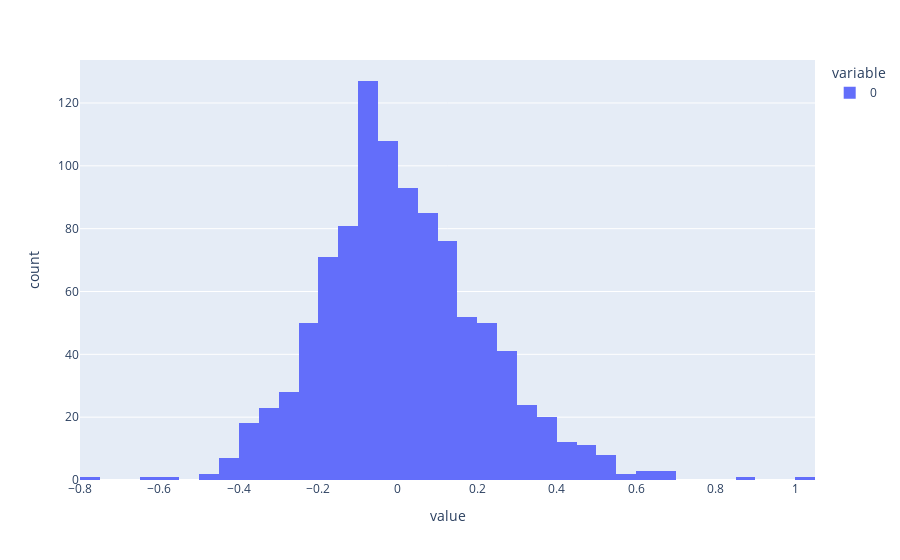

Notebook code cell kept with this figure:
### Code cell
px.histogram(model(torch.rand(1, 3, 224, 224) ** 2)[0].flatten().detach().numpy())

### Figure 1 — Plotly figure (JSON) as saved in the notebook; plotly's stock layout.template omitted (floating-point values rounded to 4 significant figures; data arrays with more than 128 entries replaced by an {"elided": "..."} marker saying what was removed)
{"data": [{"alignmentgroup": "True", "bingroup": "x", "hovertemplate": "variable=0<br>value=%{x}<br>count=%{y}<extra></extra>", "legendgroup": "0", "marker": {"color": "#636efa", "pattern": {"shape": ""}}, "name": "0", "offsetgroup": "0", "orientation": "v", "showlegend": true, "x": {"elided": "1000 float values"}, "xaxis": "x", "yaxis": "y", "type": "histogram"}], "layout": {"xaxis": {"anchor": "y", "domain": [0.0, 1.0], "title": {"text": "value"}}, "yaxis": {"anchor": "x", "domain": [0.0, 1.0], "title": {"text": "count"}}, "legend": {"title": {"text": "variable"}, "tracegroupgap": 0}, "margin": {"t": 60}, "barmode": "relative"}}
